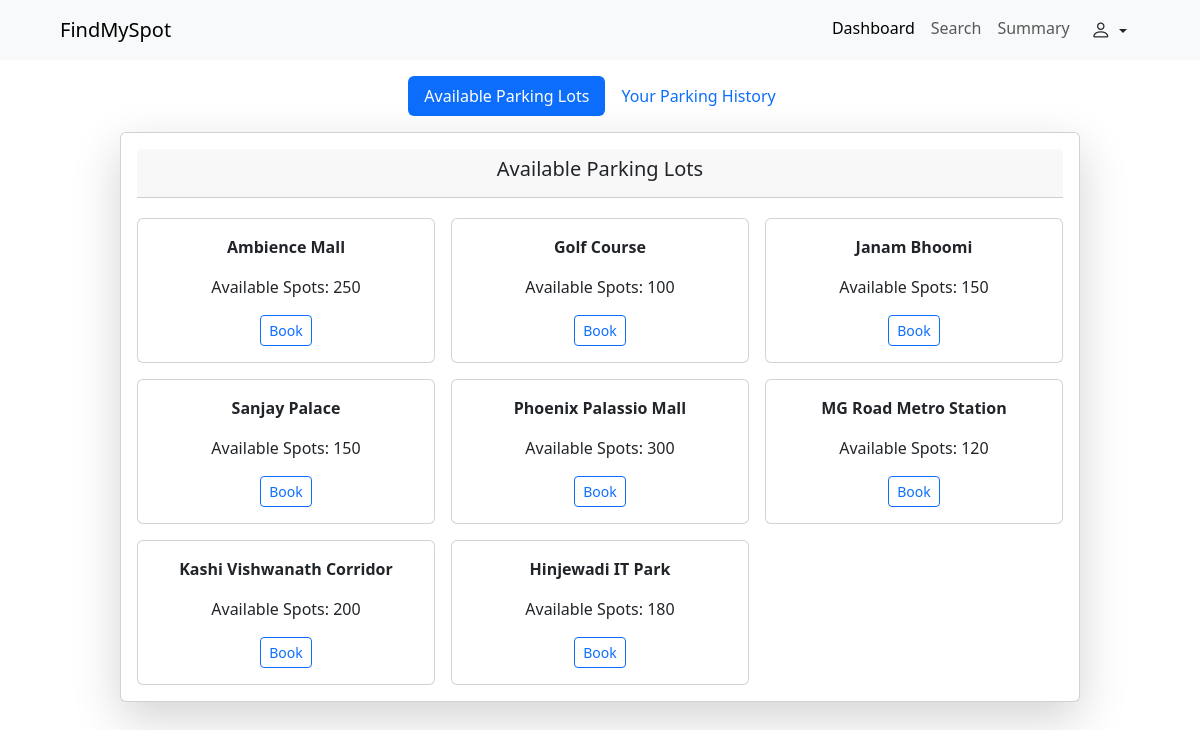
The page /user/dashboard (signed in) on the database its author committed.
### backend/models.py (models this page shows)
class ParkingLot(db.Model):
    __tablename__ = "Parking_Lot"
    id = db.Column(db.Integer , primary_key = True , autoincrement=True)
    prime_location_name = db.Column(db.String, nullable = False)
    price = db.Column(db.Integer, nullable = False) #####
    address = db.Column(db.String, nullable = False)
    city = db.Column(db.String , nullable = False)
    pin_code = db.Column(db.Integer, nullable = False)
    maximum_number_of_spots = db.Column(db.Integer, nullable = False)
    spots = db.relationship("ParkingSpot", backref = "Parking_Lot")
    reserved_parking_spot = db.relationship("ReservedParkingSpot" , backref="Parking_Lot")

### backend/routes.py (the view)
@app.route("/user/dashboard")
@login_required
def user_dash():
    all_par = db.session.query(ParkingLot).join(ParkingSpot).filter(ParkingSpot.status == 'A').distinct().all()
    booking_history = db.session.query(ReservedParkingSpot).filter_by(user_id=current_user.id).all()
    for booking in booking_history:
        if booking.leaving_timestamp != "Not yet left":
            start_time = datetime.strptime(booking.parking_timestamp, "%Y-%m-%d %H:%M:%S")
            end_time = datetime.strptime(booking.leaving_timestamp, "%Y-%m-%d %H:%M:%S")
            duration = end_time - start_time
            booking.duration = str(duration)  # This will be like '0:45:00' (HH:MM:SS)
        else:
            booking.duration = "Ongoing"
    return render_template("/user/dashboard.html", curr_user=current_user, all_par=all_par, booking_history = booking_history)

### app.py (called while the page is built)
def create_app():
    app = Flask(__name__)
    app.config["SQLALCHEMY_DATABASE_URI"] = "sqlite:///vehicle__app_db.sqlite3"
    app.config["SECRET_KEY"] = "thisismayankdhangar"
    db.init_app(app)
    login_manager = LoginManager(app)
    @login_manager.user_loader
    def load_user(email): #taking the id from cookies
        return db.session.query(User).filter_by(email = email).first() or db.session.query(Admin).filter_by(email = email).first()
    app.app_context().push()
    db.create_all()
    return app

### templates/user/dashboard.html (shortened to what this page needs)
<!doctype html>
<html lang="en">
<head>
    <link href="https://cdn.jsdelivr.net/npm/bootstrap@5.3.7/dist/css/bootstrap.min.css" rel="stylesheet"
>
    <link rel="stylesheet" href="https://cdn.jsdelivr.net/npm/bootstrap-icons@1.13.1/font/bootstrap-icons.min.css">
</head>
<body>
    <nav class="navbar sticky-top navbar-expand-lg bg-body-tertiary">
        <div class="container-fluid ms-5">
            <a class="navbar-brand" href="#">FindMySpot</a>
            <div class="collapse navbar-collapse" id="navbarSupportedContent">
                <ul class="navbar-nav ms-auto me-5">
                    <li class="nav-item">
                        <a class="nav-link active" aria-current="page" href="/user/dashboard">Dashboard</a>
                    </li>
                    <li class="nav-item">
                        <a class="nav-link" href="/user/search">Search</a>
                    </li>
                    <li class="nav-item">
                        <a class="nav-link" href="/user/summary">Summary</a>
                    </li>
                    <div class="dropdown">
                        <button class="btn dropdown-toggle" type="button" data-bs-toggle="dropdown"
                            aria-expanded="false">
                            <i class="bi bi-person fs-5"></i>
                        </button>
                    </div>
                </ul>
            </div>
        </div>
    </nav>
    <ul class="nav nav-pills mb-3 d-flex justify-content-center mt-3" id="pills-tab" role="tablist">
        <li class="nav-item" role="presentation">
            <button class="nav-link active" id="pills-home-tab" data-bs-toggle="pill" data-bs-target="#pills-home"
                type="button" role="tab" aria-controls="pills-home" aria-selected="true">Available Parking Lots</button>
        </li>
        <li class="nav-item" role="presentation">
            <button class="nav-link" id="pills-profile-tab" data-bs-toggle="pill" data-bs-target="#pills-profile"
                type="button" role="tab" aria-controls="pills-profile" aria-selected="false">Your Parking
                History</button>
        </li>
    </ul>
    <div class="tab-content" id="pills-tabContent">
        <div class="tab-pane fade show active" id="pills-home" role="tabpanel" aria-labelledby="pills-home-tab"
            tabindex="0">
            <div class="card shadow-lg mx-auto my-2" style="width:80%">
                <div class="card-body">
                    <div class="card-header d-flex align-items-center justify-content-center">
                        <h5 class="card-title">Available Parking Lots</h5>
                    </div>
                    <div class="row g-3 text-center mt-1">
                        {% for lot in all_par %}
                        <div class="col-4">
                            <div class="card">
                                <div class="card-body">
                                    <p><strong>{{ lot.prime_location_name }}</strong></p>
                                    <p>Available Spots: {{ lot.spots | selectattr('status', 'equalto', 'A') | list |
                                        length }}</p>
                                    <div class="btn-group btn-group-sm" role="group"
                                        aria-label="Basic outlined example">
                                        <button type="button" class="btn btn-outline-primary" data-bs-toggle="modal"
                                            data-bs-target="#bookParking-{{ lot.id }}">Book</button>
                                    </div>
                                </div>
                            </div>
                        </div>
                        {% endfor %}
                    </div>
                </div>
            </div>
        </div>
    </div>
</body>
</html>

### rows shown on the page
ParkingLot: prime_location_name "Ambience Mall", spots|selectattr "250"
ParkingLot: prime_location_name "Golf Course", spots|selectattr "100"
ParkingLot: prime_location_name "Janam Bhoomi", spots|selectattr "150"
ParkingLot: prime_location_name "Sanjay Palace", spots|selectattr "150"
ParkingLot: prime_location_name "Phoenix Palassio Mall", spots|selectattr "300"
ParkingLot: prime_location_name "MG Road Metro Station", spots|selectattr "120"
ParkingLot: prime_location_name "Kashi Vishwanath Corridor", spots|selectattr "200"
ParkingLot: prime_location_name "Hinjewadi IT Park", spots|selectattr "180"
